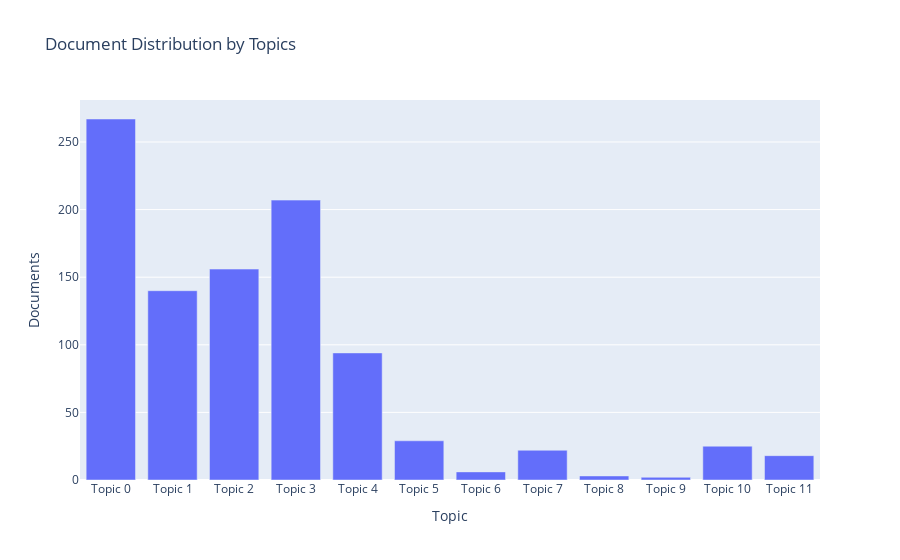

Notebook source saved alongside this figure:
### Code cell
plot_model(nmf, plot = 'topic_distribution')
#plot_model(tuned_unsupervised, plot = 'wordcloud', topic_num = topic_num)
#plot_model(tuned_unsupervised, plot = 'frequency', topic_num = topic_num)
#plot_model(tuned_unsupervised, plot = 'distribution', topic_num = topic_num)
#plot_model(tuned_unsupervised, plot = 'sentiment', topic_num = topic_num)
#plot_model(tuned_unsupervised, plot = 'pos', topic_num = topic_num)
#plot_model(tuned_unsupervised, plot = 'bigram', topic_num = topic_num)
#plot_model(tuned_unsupervised, plot = 'trigram', topic_num = topic_num)

### Figure 1 — Plotly figure (JSON) as saved in the notebook; plotly's stock layout.template omitted (floating-point values rounded to 4 significant figures)
{"data": [{"alignmentgroup": "True", "customdata": [["N, A"], ["N, A"], ["N, A"], ["N, A"], ["N, A"], ["N, A"], ["N, A"], ["N, A"], ["N, A"], ["N, A"], ["N, A"], ["N, A"]], "hovertemplate": "Topic=%{x}<br>Documents=%{y}<br>Keyword=%{customdata[0]}<extra></extra>", "legendgroup": "", "marker": {"color": "#636efa"}, "name": "", "offsetgroup": "", "orientation": "v", "showlegend": false, "textposition": "auto", "type": "bar", "x": ["Topic 0", "Topic 1", "Topic 2", "Topic 3", "Topic 4", "Topic 5", "Topic 6", "Topic 7", "Topic 8", "Topic 9", "Topic 10", "Topic 11"], "xaxis": "x", "y": [267, 140, 156, 207, 94, 29, 6, 22, 3, 2, 25, 18], "yaxis": "y"}], "layout": {"barmode": "relative", "legend": {"tracegroupgap": 0}, "title": {"text": "Document Distribution by Topics"}, "xaxis": {"anchor": "y", "domain": [0, 1], "title": {"text": "Topic"}}, "yaxis": {"anchor": "x", "domain": [0, 1], "title": {"text": "Documents"}}}}
